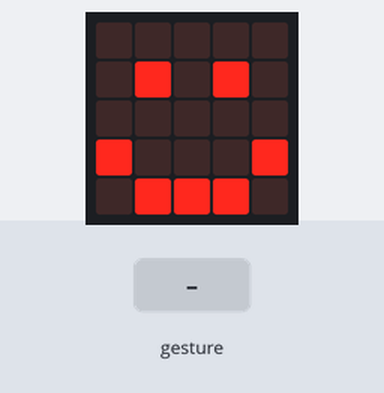
A program run on a simulated BBC micro:bit running MicroPython. Shown: the board's 5×5 LED display. The inputs (shaded band) are chosen by the test bench. A tilt is held for 1.5 s and a shake lasts 1 s, then the board lies face up again.

Above: at 1.2 s.
1.3 s: gesture 'shake'
At 2.2 s:
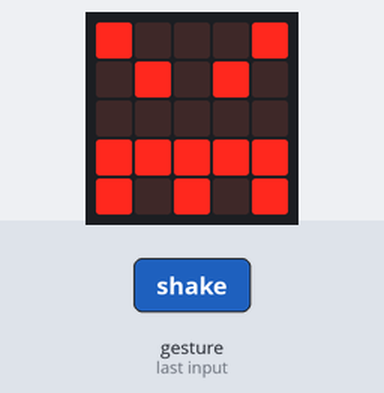
3.9 s: gesture 'right'
At 4.5 s:
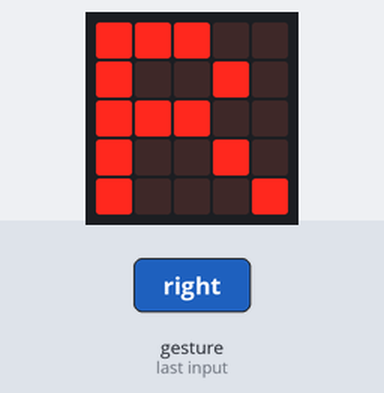
6.9 s: gesture 'left'
At 7.9 s:
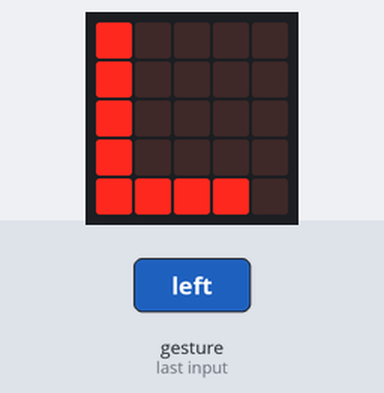
9.9 s: gesture 'up'
At 11.2 s:
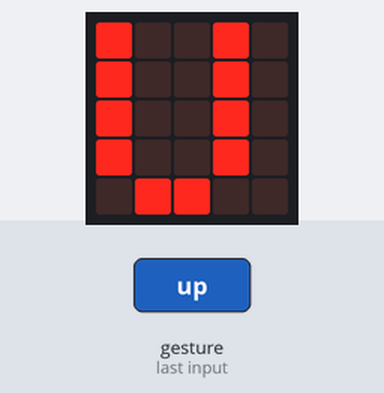
12.9 s: gesture 'down'
At 13.7 s:
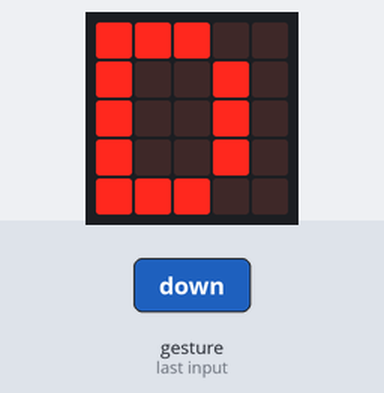
Timing chart, 0 to 15.9 s (numbered marks = the images above; inputs shaded):
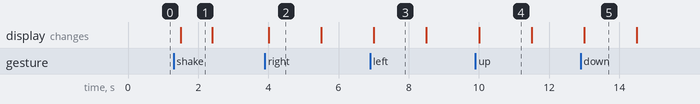

Measured:
- after the input at 1.3 s, the display: changes after 0.20 s (image 1)
- after the input at 3.9 s, the display: changes after 0.11 s (image 2)
- after the input at 6.9 s, the display: changes after 0.10 s (image 3)
- after the input at 9.9 s, the display: changes after 0.10 s (image 4)
- after the input at 12.9 s, the display: changes after 0.10 s (image 5)
- what the display in image 1 shows lasts 0.9 s, from 1.5 s to 2.4 s
- what the display in image 2 shows lasts 1.5 s, from 4.0 s to 5.5 s

The program:

accelTest1.py
```python
#
# Solution to Lesson 3, Exercise 1 on Accelerometer Gestures
#
# Filename: "accelTest1.py"
#

from microbit import *

display.show(Image.HAPPY)

while True:

    if accelerometer.is_gesture("shake"):
        display.show(Image.ANGRY)

    elif accelerometer.is_gesture("right"):
        display.show("R")

    elif accelerometer.is_gesture("left"):
        display.show("L")

    elif accelerometer.is_gesture("up"):
        display.show("U")

    elif accelerometer.is_gesture("down"):
        display.show("D")

    else:
        display.show(Image.HAPPY)

# EOF
```
